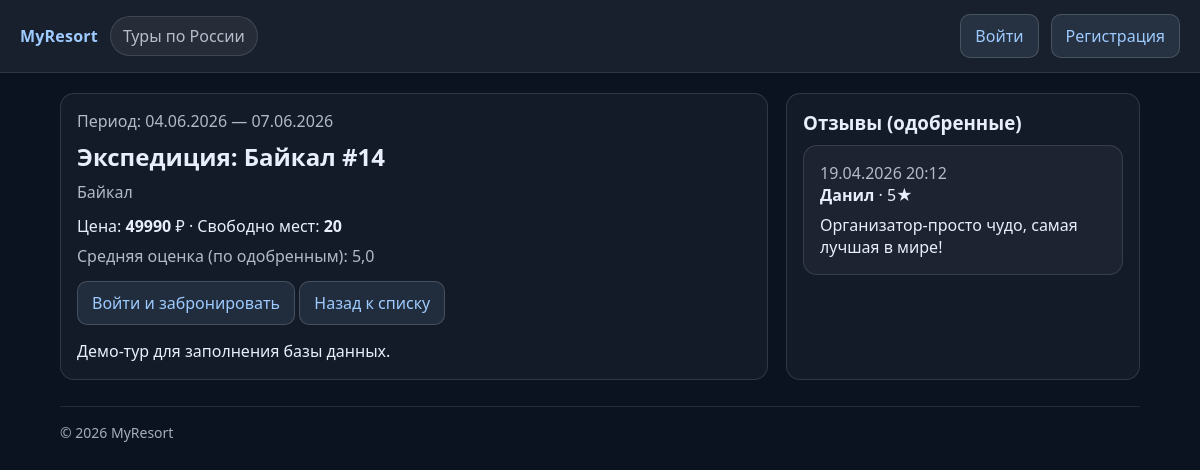
Page /tours/15/ on the committed database.
### resorts/models.py (models this page shows, shortened)
class Tour(models.Model):
    DIFFICULTY_CHOICES = [
        ("beginner", "Начинающий"),
        ("intermediate", "Средний"),
        ("advanced", "Продвинутый"),
        ("expert", "Эксперт"),
    ]
    title = models.CharField(max_length=200, verbose_name="Название тура")
    description = models.TextField(verbose_name="Описание", blank=True)
    location = models.CharField(
        max_length=150,
        blank=True,
        verbose_name="Локация/направление",
    )
    difficulty_level = models.CharField(
        max_length=20,
        choices=DIFFICULTY_CHOICES,
        default="intermediate",
        verbose_name="Уровень сложности",
    )
    start_date = models.DateField(verbose_name="Дата начала")
    end_date = models.DateField(verbose_name="Дата окончания")
    price = models.DecimalField(
        max_digits=10,
        decimal_places=2,
        verbose_name="Стоимость тура (руб.)",
    )
    capacity = models.PositiveIntegerField(
        default=20,
        verbose_name="Максимальное количество человек",
    )
    main_image = models.ImageField(
        upload_to="tours/",
        null=True,
        blank=True,
        verbose_name="Главное изображение",
    )
    created_at = models.DateTimeField(auto_now_add=True, verbose_name="Дата создания")
    updated_at = models.DateTimeField(auto_now=True, verbose_name="Дата обновления")
    created_by = models.ForeignKey(
        User,
        on_delete=models.SET_NULL,
        null=True,
        blank=True,
        related_name="created_tours",
        verbose_name="Кто создал",
    )
    objects = TourManager()
    class Meta:
        verbose_name = "Тур"
        verbose_name_plural = "Туры"
        ordering = ["-start_date", "-id"]
    @property
    def booked_people(self) -> int:
        return (
            self.bookings.exclude(status="cancelled")
            .aggregate(total=models.Sum("people_count"))
            .get("total")
            or 0
        )
    @property
    def free_places(self) -> int:
        return max(0, int(self.capacity) - int(self.booked_people))

class Review(models.Model):
    user = models.ForeignKey(
        User,
        on_delete=models.CASCADE,
        related_name="reviews",
        verbose_name="Пользователь",
    )
    tour = models.ForeignKey(
        Tour,
        on_delete=models.CASCADE,
        related_name="reviews",
        verbose_name="Тур",
    )
    rating = models.PositiveSmallIntegerField(
        validators=[MinValueValidator(1), MaxValueValidator(5)],
        verbose_name="Оценка",
    )
    comment = models.TextField(verbose_name="Комментарий", blank=True)
    moderation_status = models.CharField(
        max_length=20,
        choices=[
            ("pending", "На модерации"),
            ("approved", "Одобрено"),
            ("rejected", "Отклонено"),
        ],
        default="pending",
        verbose_name="Статус модерации",
    )
    created_at = models.DateTimeField(auto_now_add=True, verbose_name="Дата создания")
    updated_at = models.DateTimeField(auto_now=True, verbose_name="Дата обновления")
    class Meta:
        verbose_name = "Отзыв"
        verbose_name_plural = "Отзывы"
        ordering = ["-created_at"]
        unique_together = [["user", "tour"]]

### resorts/views.py (the view)
# urls.py: path("tours/<int:pk>/", views.tour_detail, name="tour_detail"),
def tour_detail(request, pk: int):
    tour = get_object_or_404(
        Tour.objects.prefetch_related("images", "services", "reviews__user"),
        pk=pk,
    )
    approved_reviews = tour.reviews.filter(moderation_status="approved").order_by("-created_at")
    rating_avg = approved_reviews.aggregate(avg=Avg("rating")).get("avg")
    return render(
        request,
        "resorts/tour_detail.html",
        {
            "tour": tour,
            "approved_reviews": approved_reviews,
            "rating_avg": rating_avg,
        },
    )

### resorts/models.py (called while the page is built)
    def get_queryset(self):
        return TourQuerySet(self.model, using=self._db)

### resorts/templatetags/resort_tags.py (called while the page is built)
@register.simple_tag
def current_year():
    return timezone.localdate().year

### resorts/templates/resorts/tour_detail.html (shortened to what this page needs)
{% extends "resorts/base.html" %}
{% block content %}
  <div class="grid">
    <div class="card">
      <div class="muted">Период: {{ tour.start_date|date:"d.m.Y" }} — {{ tour.end_date|date:"d.m.Y" }}</div>
      <h2 style="margin: 8px 0 8px 0;">{{ tour.title }}</h2>
      <div class="muted">{{ tour.location|default:"—" }}</div>
      <div style="margin-top: 12px;">
        Цена: <strong>{{ tour.price|floatformat:0 }}</strong> ₽ · Свободно мест: <strong>{{ tour.free_places }}</strong>
      </div>
      {% if rating_avg %}
        <div class="muted" style="margin-top: 8px;">
          Средняя оценка (по одобренным): {{ rating_avg|floatformat:1 }}
        </div>
      {% endif %}
      <div style="margin-top: 14px;">
        {% if request.user.is_authenticated %}
          <a class="btn" href="{% url 'resorts:booking_create' pk=tour.pk %}">Забронировать</a>
        {% else %}
          <a class="btn" href="{% url 'login' %}?next={% url 'resorts:booking_create' pk=tour.pk %}">Войти и забронировать</a>
        {% endif %}
        <a class="btn" href="{% url 'resorts:tour_list' %}">Назад к списку</a>
      </div>
      {% if tour.description %}
        <div style="margin-top: 14px; line-height: 1.5;">
          {{ tour.description }}
        </div>
      {% endif %}
    </div>
    <div class="card">
      <h3 style="margin:0 0 10px 0;">Отзывы (одобренные)</h3>
      {% for r in approved_reviews %}
        <div class="card" style="margin-bottom: 12px;">
          <div class="muted">{{ r.created_at|date:"d.m.Y H:i" }}</div>
          <div><strong>{{ r.user.username }}</strong> · {{ r.rating }}★</div>
          {% if r.comment %}
            <div style="margin-top: 8px;">{{ r.comment }}</div>
          {% endif %}
        </div>
      {% empty %}
        <div class="muted">Пока нет одобренных отзывов.</div>
      {% endfor %}
    </div>
  </div>
{% endblock %}

### resorts/templates/resorts/base.html (style rules this page uses)
body { font-family: system-ui, -apple-system, Segoe UI, Roboto, Arial, sans-serif; margin: 0; background: #0b1220; color: #e8eefc; }
a { color: #9ecbff; text-decoration: none; }
.grid { display: grid; grid-template-columns: 2fr 1fr; gap: 18px; }
.card { padding: 16px; border: 1px solid rgba(255,255,255,0.12); border-radius: 14px; background: rgba(255,255,255,0.04); }
.muted { color: rgba(232,238,252,0.75); }
.btn { display: inline-block; padding: 10px 14px; border-radius: 10px; border: 1px solid rgba(255,255,255,0.16); background: rgba(158,203,255,0.10); }

### rows in the picture
Tour: start_date "04.06.2026", end_date "07.06.2026", title "Экспедиция: Байкал #14", location "Байкал", price "49990", free_places "20", description "Демо-тур для заполнения базы данных."
Review: created_at "19.04.2026 20:12", user.username "Данил", rating "5", comment "Организатор-просто чудо, самая лучшая в мире!"

### other values in the picture
{{ rating_avg|floatformat:1 }} "5,0"
